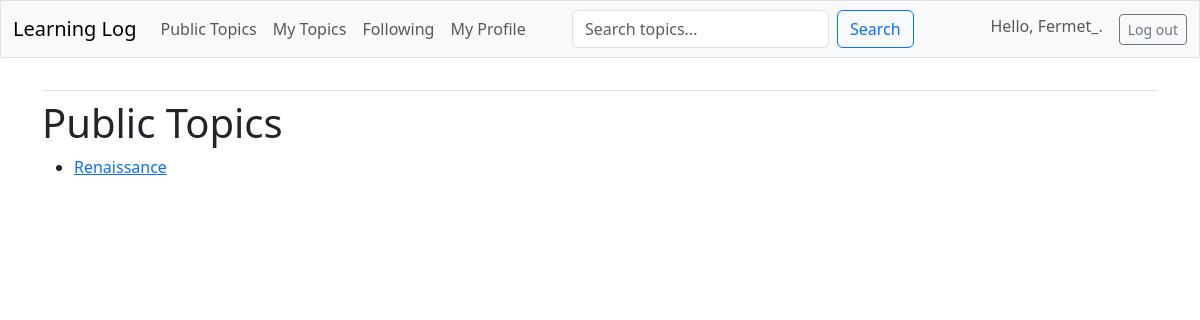
Before: /public_topics/ (signed in) with the older database file.
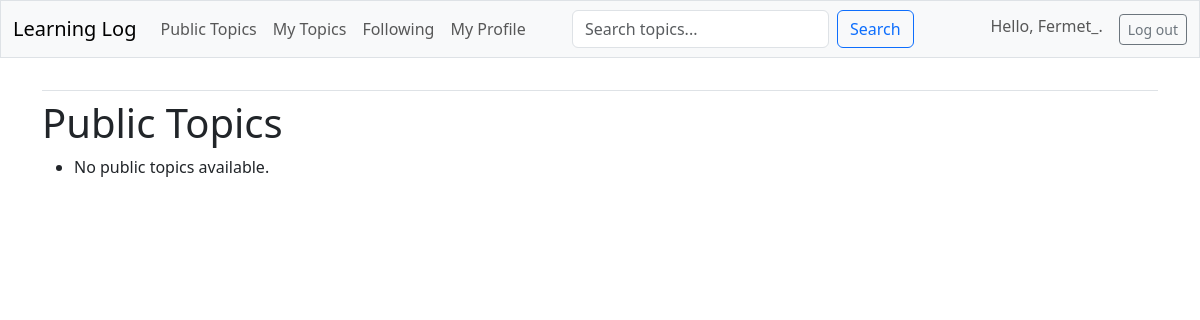
After: the same page with the newer database file.
### learning_logs/models.py (models this page shows, shortened)
class Topic(models.Model):
    text = models.CharField(max_length=200)
    date_added = models.DateTimeField(auto_now_add=True)
    owner = models.ForeignKey(User, on_delete=models.CASCADE)
    public = models.BooleanField(default=False)
    category = models.ForeignKey(Category, on_delete=models.SET_NULL, null=True, blank=True)

### learning_logs/views.py (the view)
# urls.py: path('public_topics/', views.public_topics, name='public_topics'),
def public_topics(request):
    public_topics = Topic.objects.filter(public=True).order_by('date_added')
    context = {'public_topics': public_topics}
    return render(request, 'learning_logs/public_topics.html', context)

### learning_logs/templates/learning_logs/public_topics.html
{% extends 'learning_logs/base.html' %}
{% block content %}
    <h1>Public Topics</h1>
    <ul>
        {% for topic in public_topics %}
            <li><a href="{% url 'learning_logs:topic' topic.id %}">{{ topic.text }}</a></li>
        {% empty %}
            <li>No public topics available.</li>
        {% endfor %}
    </ul>
{% endblock %}

Changed rows visible on the page:
no longer on this page (row edited): Topic: text "Renaissance"
Other visible differences:
text now shown: "No public topics available."
